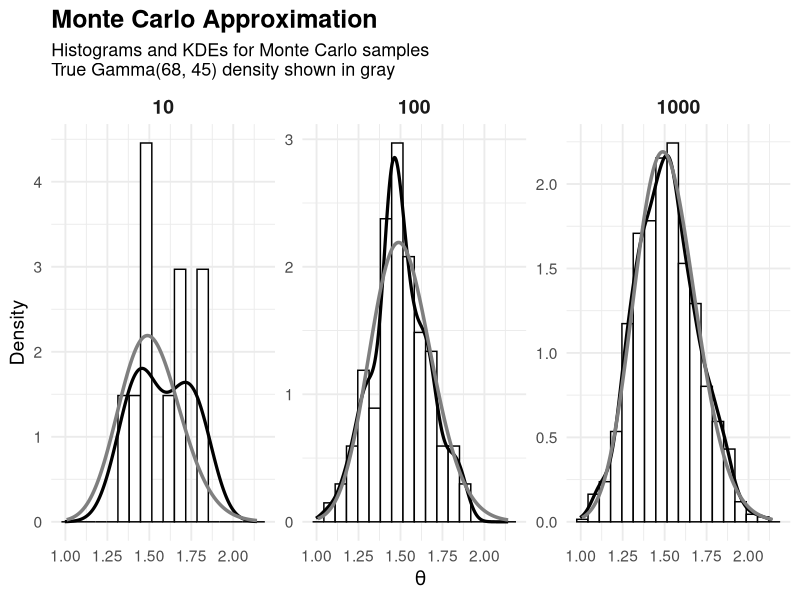
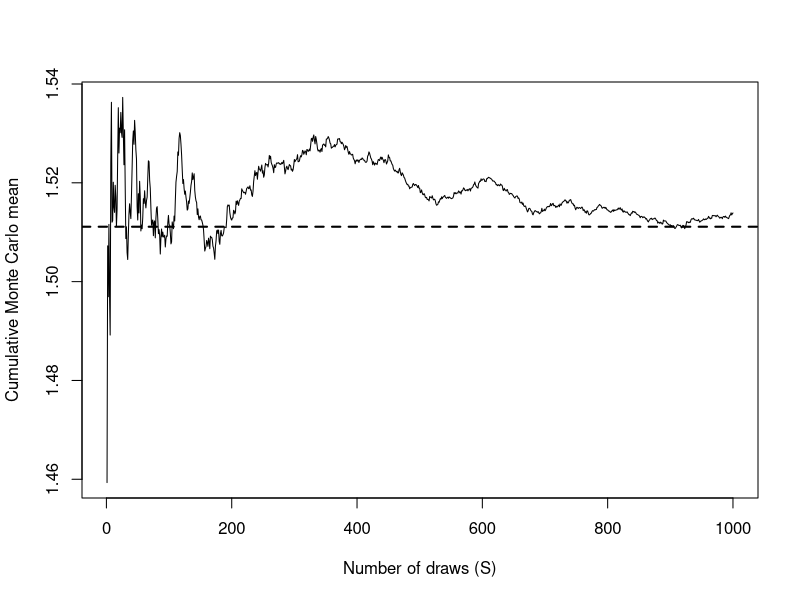
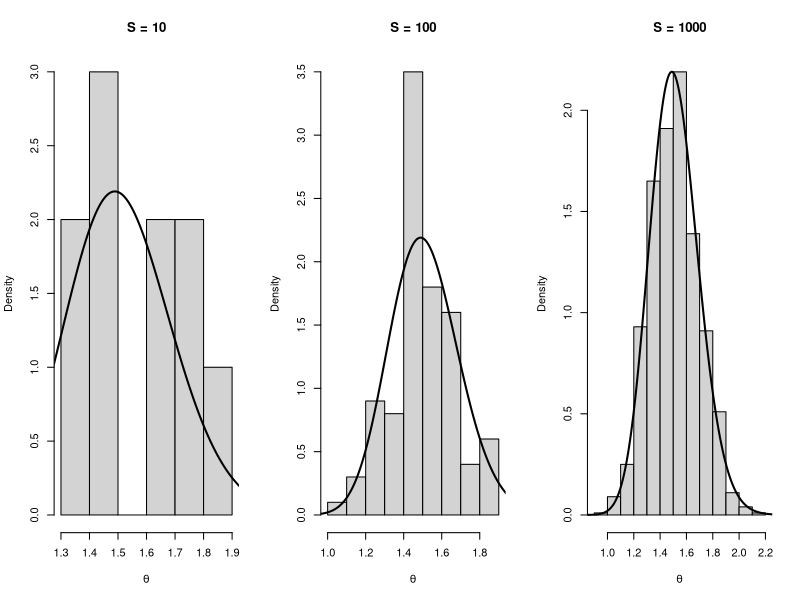
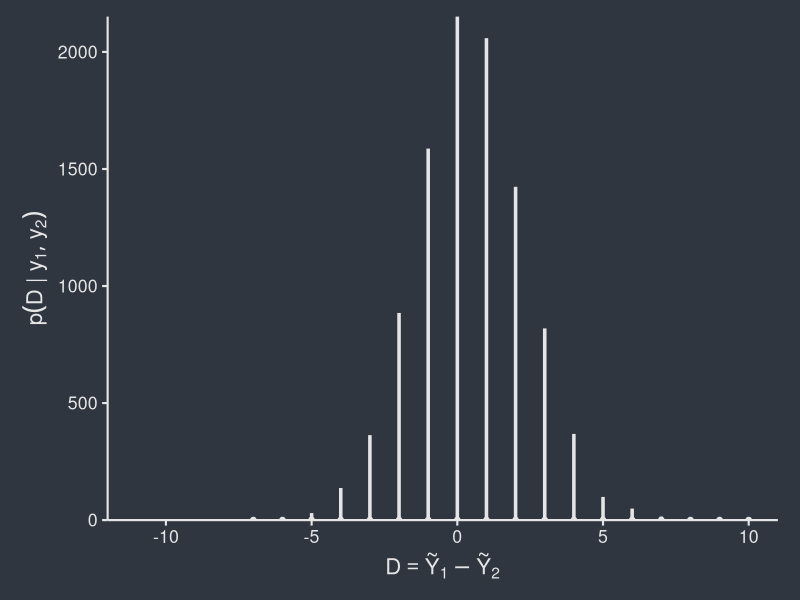

Here is the R script that generated these plots, in order:
## ---- chunk 1
# Figure 4.1 — Monte Carlo Approximation (Gamma(68,45))
# Histograms + KDEs for S = 10, 100, 1000; true density in gray

set.seed(8310)
library(ggplot2)

# Posterior: Gamma(shape=68, rate=45)
shape_post <- 68
rate_post  <- 45

# MC samples
S_list <- c(10, 100, 1000)
mc_df <- do.call(rbind, lapply(S_list, function(S) {
  data.frame(theta = rgamma(S, shape = shape_post, rate = rate_post),
             S = factor(S, levels = S_list))
}))

# Grid for true density (choose a sensible range around the mass)
xgrid <- seq(
  qgamma(0.001, shape = shape_post, rate = rate_post),
  qgamma(0.999, shape = shape_post, rate = rate_post),
  length.out = 600
)

true_df <- data.frame(
  theta = xgrid,
  dens  = dgamma(xgrid, shape = shape_post, rate = rate_post)
)

# Plot
ggplot(mc_df, aes(x = theta)) +
  # histogram (density scale so it overlays with densities)
  geom_histogram(aes(y = after_stat(density)),
                 bins = 18, color = "black", fill = "white") +
  # KDE from MC samples
  geom_density(linewidth = 1.1) +
  # True density (gray)
  geom_line(data = true_df, aes(x = theta, y = dens),
            linewidth = 1.2, color = "gray50") +
  facet_wrap(~ S, nrow = 1, scales = "free_y") +
  labs(
    title = "Monte Carlo Approximation",
  subtitle = paste(
    "Histograms and KDEs for Monte Carlo samples",
    "True Gamma(68, 45) density shown in gray",
    sep = "\n"
  ),
    x = expression(theta),
    y = "Density"
  ) +
  theme_minimal(base_size = 14) +
  theme(
    plot.title = element_text(size = 18, face = "bold"),
    plot.subtitle = element_text(size = 13),
    strip.text = element_text(size = 14, face = "bold")
  )
## ---- chunk 2
set.seed(8310)

## Posterior parameters
a  <- 2
b  <- 1
sy <- 66
n  <- 44

shape_post <- a + sy
rate_post  <- b + n

## Exact quantities
mean_exact <- shape_post / rate_post
p_exact    <- pgamma(1.75, shape = shape_post, rate = rate_post)
ci_exact   <- qgamma(c(0.025, 0.975),
                     shape = shape_post,
                     rate  = rate_post)

## Monte Carlo samples
theta_mc10   <- rgamma(10,   shape_post, rate_post)
theta_mc100  <- rgamma(100,  shape_post, rate_post)
theta_mc1000 <- rgamma(1000, shape_post, rate_post)

## Function to summarize MC output
mc_summary <- function(theta_sample) {
  c(
    Mean        = mean(theta_sample),
    Prob_less   = mean(theta_sample < 1.75),
    CI_lower    = quantile(theta_sample, 0.025),
    CI_upper    = quantile(theta_sample, 0.975)
  )
}

## Build comparison table
results <- rbind(
  Exact   = c(Mean      = mean_exact,
              Prob_less = p_exact,
              CI_lower  = ci_exact[1],
              CI_upper  = ci_exact[2]),

  MC_10   = mc_summary(theta_mc10),
  MC_100  = mc_summary(theta_mc100),
  MC_1000 = mc_summary(theta_mc1000)
)

round(results, 4)
## ---- chunk 3
Smax <- 1000
theta_seq <- rgamma(Smax, shape = shape_post, rate = rate_post)
cum_mean  <- cumsum(theta_seq) / seq_along(theta_seq)

plot(cum_mean, type="l",
     xlab="Number of draws (S)",
     ylab="Cumulative Monte Carlo mean")
abline(h = mean_exact, lty = 2, lwd = 2)
## ---- chunk 4
xgrid <- seq(0.5, 2.5, length.out = 400)
true_pdf <- dgamma(xgrid, shape = shape_post, rate = rate_post)

par(mfrow=c(1,3))

for (S in c(10,100,1000)) {
  x <- get(paste0("theta_mc", S))
  hist(x, prob=TRUE,
       main=paste0("S = ", S),
       xlab=expression(theta),
       border="black")
  lines(xgrid, true_pdf, lwd=2)
}
## ---- chunk 5
library(ggplot2)

set.seed(8670)

## --- Birth-rate example (Hoff): posterior predictive for D = Y~1 - Y~2 ---
a  <- 2;  b  <- 1
n1 <- 111; sy1 <- 217   # less than bachelor's
n2 <- 44;  sy2 <- 66    # bachelor's or higher

shape1 <- a + sy1; rate1 <- b + n1
shape2 <- a + sy2; rate2 <- b + n2

S <- 10000  # using 10,000 makes the y-axis peak around ~2000 (counts), like Fig 4.5

theta1 <- rgamma(S, shape = shape1, rate = rate1)
theta2 <- rgamma(S, shape = shape2, rate = rate2)

y1 <- rpois(S, lambda = theta1)
y2 <- rpois(S, lambda = theta2)

D <- y1 - y2

df <- as.data.frame(table(D))
df$D <- as.integer(as.character(df$D))
df$Freq <- as.numeric(df$Freq)

xlim <- c(-12, 11)

ggplot(df, aes(x = D, y = Freq)) +
  geom_segment(aes(xend = D, y = 0, yend = Freq),
               linewidth = 1.2, color = "gray90") +
  geom_point(aes(y = 0), size = 1.6, color = "gray90") +
  coord_cartesian(xlim = xlim, expand = FALSE) +
  labs(
    x = expression(D == tilde(Y)[1] - tilde(Y)[2]),
    y = expression(p(D~"|"~y[1],y[2]))
  ) +
  theme_classic(base_size = 16) +
  theme(
    plot.background  = element_rect(fill = "#2f3640", color = NA),
    panel.background = element_rect(fill = "#2f3640", color = NA),
    axis.line        = element_line(color = "gray90"),
    axis.ticks       = element_line(color = "gray90"),
    axis.text        = element_text(color = "gray90"),
    axis.title       = element_text(color = "gray90"),
    plot.margin      = margin(12, 16, 12, 16)
  )
## ---- chunk 6
## Prior parameters
a <- 2
b <- 1

## Data summary (no bachelor's degree group)
n  <- 111
sy <- 217   # sum(y_i)

## Storage
t_mc <- numeric(10000)

for (s in 1:10000) {
  ## Draw from posterior
  theta <- rgamma(1, shape = a + sy, rate = b + n)
  
  ## Posterior predictive sample
  y_mc <- rpois(n, theta)
  
  ## Discrepancy statistic
  n1 <- sum(y_mc == 1)
  n2 <- sum(y_mc == 2)
  
  ## Avoid division by zero
  t_mc[s] <- ifelse(n1 > 0, n2 / n1, NA)
}

## Remove undefined values
t_mc <- t_mc[!is.na(t_mc)]
